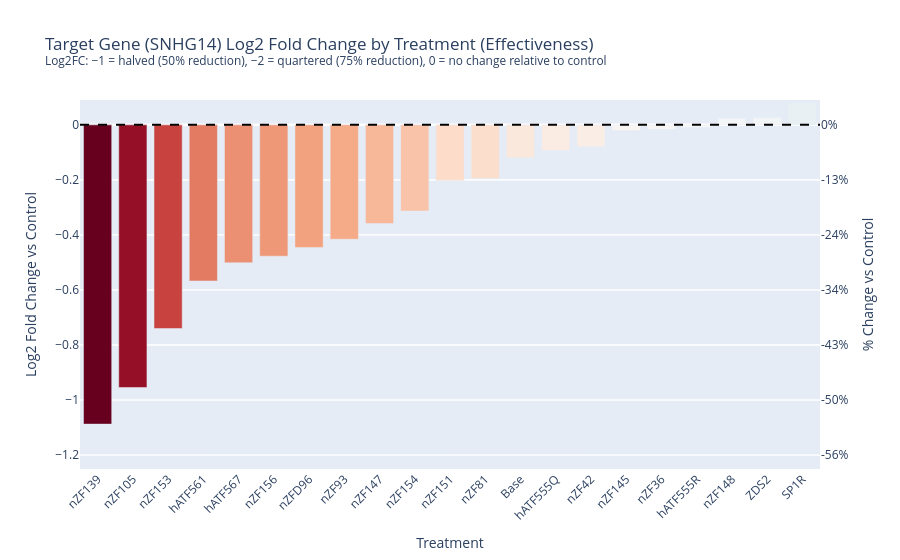

The notebook cell saved with this chart:
### Code cell
# Log2 fold change of Target gene per treatment
target_mean = clean_data.groupby('sample_type')['Target(SNHG14)'].mean()
control_mean = target_mean['Control']
log2fc = np.log2(target_mean / control_mean).drop('Control').sort_values()

fig2 = px.bar(
    log2fc,
    x=log2fc.index,
    y=log2fc.values,
    labels={'x': 'Treatment', 'y': 'Log2 Fold Change vs Control'},
    title='Target Gene (SNHG14) Log2 Fold Change by Treatment (Effectiveness)'
          '<br><sup>Log2FC: −1 = halved (50% reduction), −2 = quartered (75% reduction), 0 = no change relative to control</sup>',
    color=log2fc.values,
    color_continuous_scale='RdBu',
    color_continuous_midpoint=0,
)
fig2.add_hline(y=0, line_dash='dash', line_color='black')
fig2.update_layout(coloraxis_showscale=False, xaxis_tickangle=-45)

tick_log2fc = np.array([-1.2, -1.0, -0.8, -0.6, -0.4, -0.2, 0.0])
tick_pct = (2 ** tick_log2fc - 1) * 100
y_min, y_max = log2fc.min() * 1.15, log2fc.max() * 1.15

fig2.add_trace(go.Scatter(x=[None], y=[None], yaxis='y2', showlegend=False))
fig2.update_layout(
    yaxis=dict(range=[y_min, y_max]),
    yaxis2=dict(
        overlaying='y', side='right', range=[y_min, y_max],
        tickmode='array', tickvals=tick_log2fc,
        ticktext=[f'{p:.0f}%' for p in tick_pct],
        title='% Change vs Control',
    ),
)
fig2.show()

### Figure 1 — Plotly figure (JSON) as saved in the notebook; plotly's stock layout.template omitted (floating-point values rounded to 4 significant figures)
{"data": [{"hovertemplate": "Treatment=%{x}<br>Log2 Fold Change vs Control=%{y}<br>color=%{marker.color}<extra></extra>", "legendgroup": "", "marker": {"color": [-1.088, -0.9544, -0.74, -0.5673, -0.5012, -0.4773, -0.4455, -0.4157, -0.3588, -0.3135, -0.2021, -0.1952, -0.1192, -0.09284, -0.07928, -0.02072, -0.0158, -0.009222, 0.02421, 0.027, 0.07856], "coloraxis": "coloraxis", "pattern": {"shape": ""}}, "name": "", "orientation": "v", "showlegend": false, "textposition": "auto", "type": "bar", "x": ["nZF139", "nZF105", "nZF153", "hATF561", "hATF567", "nZF156", "nZFD96", "nZF93", "nZF147", "nZF154", "nZF151", "nZF81", "Base", "hATF555Q", "nZF42", "nZF145", "nZF36", "hATF555R", "nZF148", "ZDS2", "SP1R"], "xaxis": "x", "y": [-1.088, -0.9544, -0.74, -0.5673, -0.5012, -0.4773, -0.4455, -0.4157, -0.3588, -0.3135, -0.2021, -0.1952, -0.1192, -0.09284, -0.07928, -0.02072, -0.0158, -0.009222, 0.02421, 0.027, 0.07856], "yaxis": "y"}, {"showlegend": false, "type": "scatter", "x": [null], "y": [null], "yaxis": "y2"}], "layout": {"barmode": "relative", "coloraxis": {"cmid": 0, "colorbar": {"title": {"text": "color"}}, "colorscale": [[0, "rgb(103,0,31)"], [0.1, "rgb(178,24,43)"], [0.2, "rgb(214,96,77)"], [0.3, "rgb(244,165,130)"], [0.4, "rgb(253,219,199)"], [0.5, "rgb(247,247,247)"], [0.6, "rgb(209,229,240)"], [0.7, "rgb(146,197,222)"], [0.8, "rgb(67,147,195)"], [0.9, "rgb(33,102,172)"], [1, "rgb(5,48,97)"]], "showscale": false}, "legend": {"tracegroupgap": 0}, "shapes": [{"line": {"color": "black", "dash": "dash"}, "type": "line", "x0": 0, "x1": 1, "xref": "x domain", "y0": 0, "y1": 0, "yref": "y"}], "title": {"text": "Target Gene (SNHG14) Log2 Fold Change by Treatment (Effectiveness)<br><sup>Log2FC: −1 = halved (50% reduction), −2 = quartered (75% reduction), 0 = no change relative to control</sup>"}, "xaxis": {"anchor": "y", "domain": [0, 1], "tickangle": -45, "title": {"text": "Treatment"}}, "yaxis": {"anchor": "x", "domain": [0, 1], "range": [-1.251, 0.09035], "title": {"text": "Log2 Fold Change vs Control"}}, "yaxis2": {"overlaying": "y", "range": [-1.251, 0.09035], "side": "right", "tickmode": "array", "ticktext": ["-56%", "-50%", "-43%", "-34%", "-24%", "-13%", "0%"], "tickvals": [-1.2, -1.0, -0.8, -0.6, -0.4, -0.2, 0.0], "title": {"text": "% Change vs Control"}}}}
